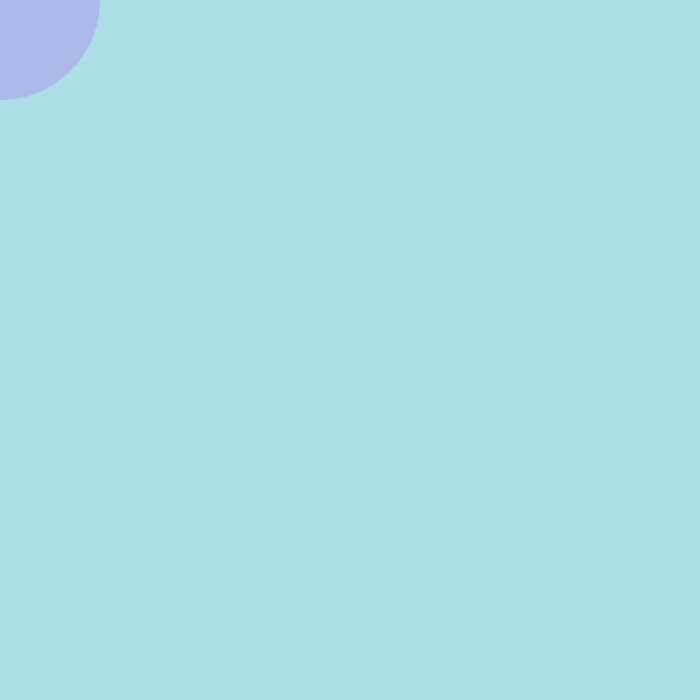
Frame 1 (no input)
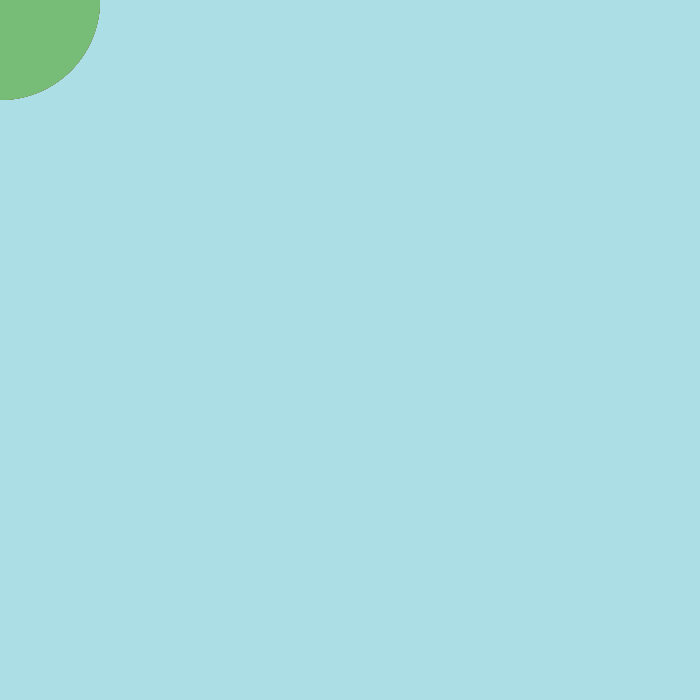
Frame 60 (the mouse pressed at the canvas centre just before this capture)
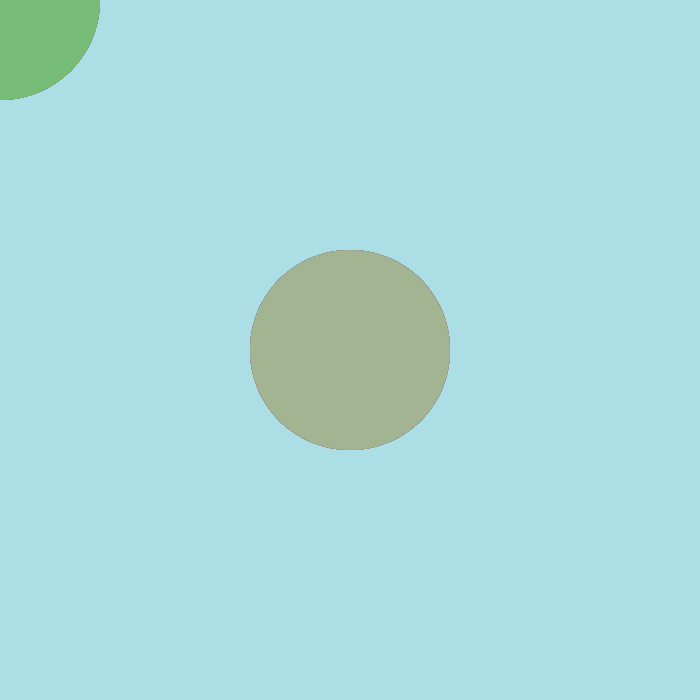
Frame 120 (the mouse held since frame 60 and released just before this capture)

The Processing sketch that drew these frames (run headless with seeded random() and noise(); from frame 60 on, the mouse is pressed at the canvas centre):

// Processing sketch: processing_10408
// ── processing_10408.pde


float diametro ;

float r;
float g;
float b;
float a;

float diam;
float x;
float y;

void setup() {
  size(700,700);
  background(172,222,230);
  smooth(); 
  noCursor();
}

void draw() {
  r = random(255);
  g = random(255);
  b = random(255);
  a = random(255);
  diam = random(500);
  x = random(width);
  y = random(height);
  

  noStroke(); 
  fill(172,222,230);
    quad(mouseX,mouseY,100,100,100,100,100,100);
      fill(r,g,b,a);

  ellipse(mouseX,mouseY,200,200);
 
}

void mouseDragged() {
  diametro = random(0,500);
  println("has arastrado el raton");
  stroke(0,175,216);
  strokeWeight(2);
  ellipseMode(CENTER) ;
  ellipse(mouseX,mouseY,diametro,diametro);

}
